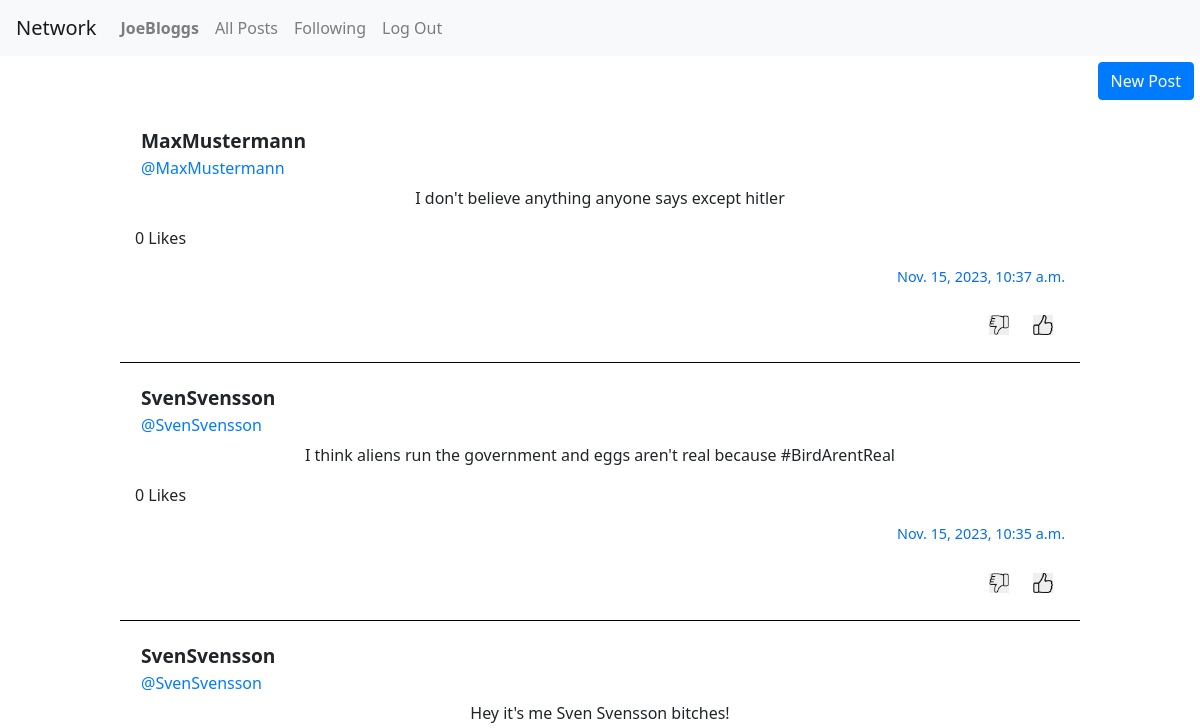
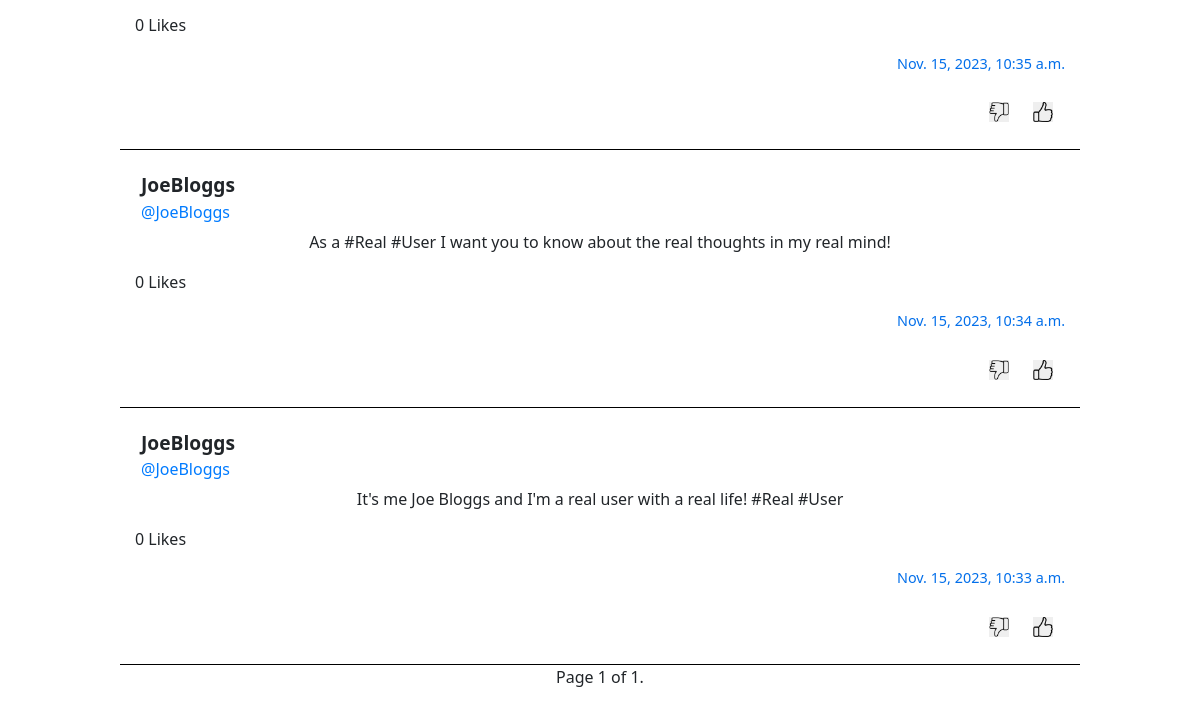
/ (signed in), run on an earlier commit of the app's database (2 pictures, top to bottom).
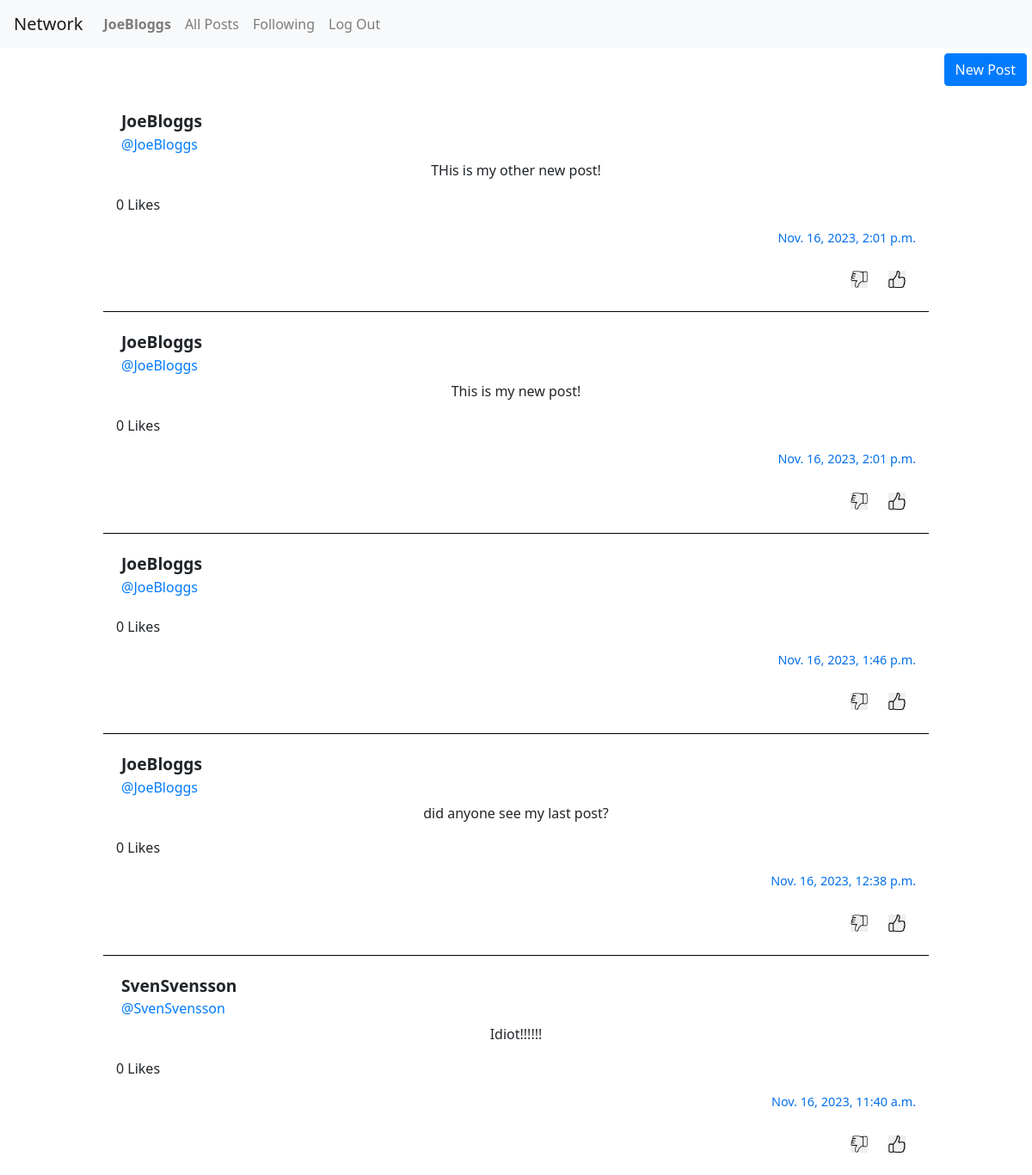
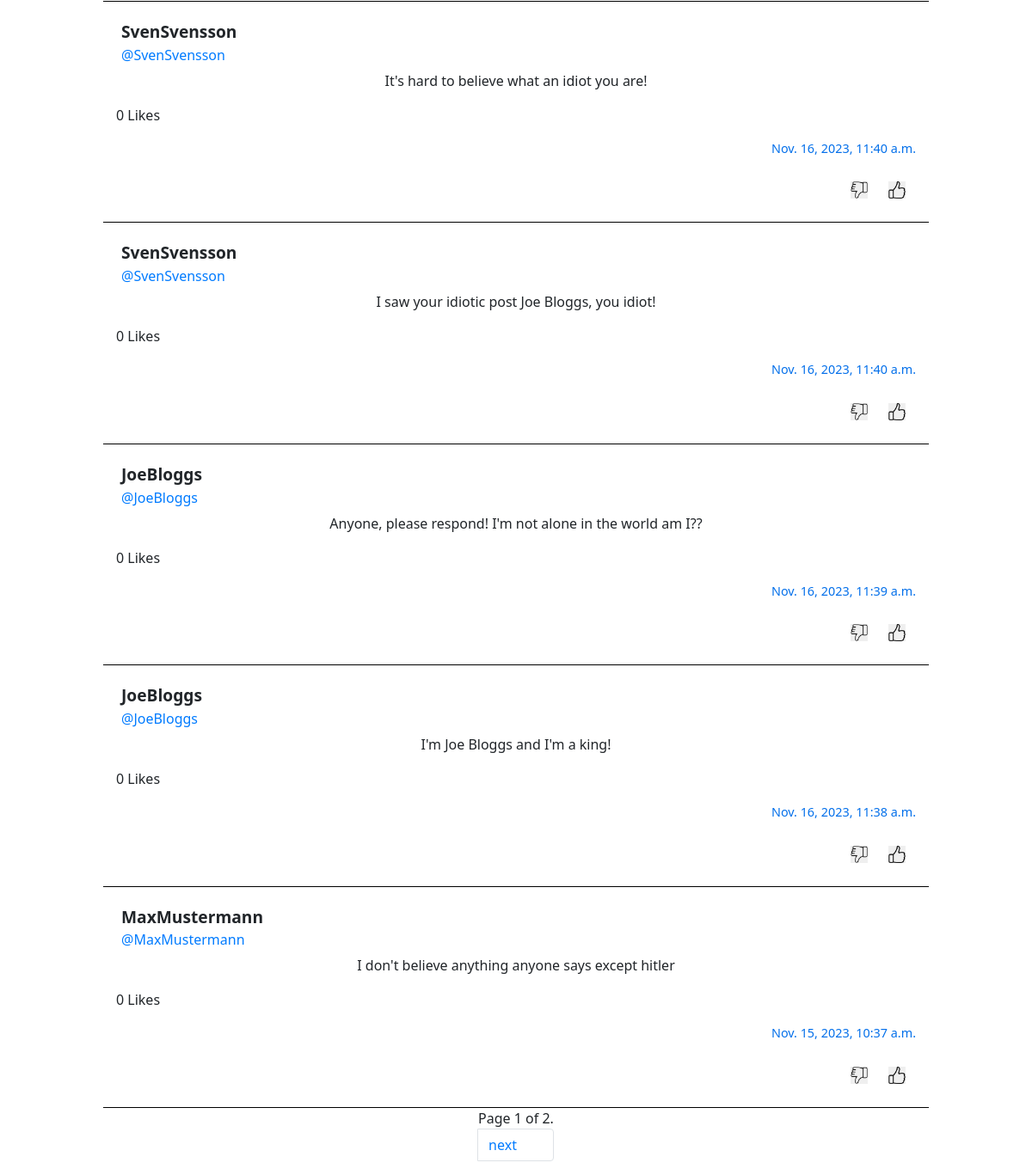
And on a later commit of the database (2 pictures, top to bottom).
### network/models.py (models this page shows)
class Post(models.Model):
    user = models.ForeignKey("User", on_delete=models.CASCADE, related_name="posts")
    body = models.TextField(blank=True)
    timestamp = models.DateTimeField(auto_now_add=True)
    likes = models.ManyToManyField("User", blank=True, related_name="liked_posts")

class User(AbstractUser):
    following = models.ManyToManyField("self", symmetrical=False, blank=True,related_name="followers")

### network/views.py (the view)
# urls.py: path("", views.index, name="index"),
def index(request):
        if request.user.is_authenticated:
            current_user = request.user
            current_user_likes = Post.objects.filter(likes = current_user)
            posts = Post.objects.all().order_by('-timestamp')
            paginator = Paginator(posts, 10) # 10 posts per page
            page_number = request.GET.get('page')
            page_obj = paginator.get_page(page_number)
            return render(request, "network/index.html", {
                "page_obj": page_obj,
                "current_user": current_user,
                "current_user_likes": current_user_likes
            })
        else:
            return render(request, "network/index.html")

### network/templates/network/index.html (shortened to what this page needs)
{% extends "network/layout.html" %}
{% load static %}
{% block body %}
   {% if user.is_authenticated %}
   <div class="button-container" id="new-post">
    <button type="button" class="btn btn-primary" id="new-post-button">New Post</button>
   </div>
    {% endif %}
    {% for post in page_obj %}
        <div id="{{ post.id }}" class="post-container">
            <div class="post-header">
                <div class="user-header">
                    <strong class="post-username">{{ post.user }}</strong>
                <a class="nav-link active user-profile" href="/profile/{{ post.user }}">@{{ post.user }}</a>
                </div>
            </div>
            <p id="post-body" class="post-body">{{ post.body }}
            </p>
            <p id="post-likes" class="post-likes">{{ post.likes.count }} Likes</p>
            <p class="post-timestamp">{{ post.timestamp }}</p>
            <div class="button-container">
                <div class="individual-button">
                    <button class="unlike-post-button">
                        <img class="icon" src="{% static 'network/unlike.png' %}">
                    </button>
                </div>
                <div class="individual-button">
                    <button type="button" class="like-post-button">
                        <img class="icon" src="{% static 'network/like.png' %}">
                    </button>
                </div>
             </div>
        </div>
    {% endfor %}
    <ul class="pagination">
        <span class="current">
            Page {{ page_obj.number }} of {{ page_obj.paginator.num_pages }}.
        </span>
            {% if page_obj.has_next %}
            <li class="page-item">
                <a class="page-link" href="?page={{ page_obj.next_page_number }}">next</a>
            </li>
            {% endif %}
    </ul>
{% endblock %}

What changed in the data, as far as the page shows it:
no longer on this page (row edited): Post: user "SvenSvensson", body "I think aliens run the government and eggs aren't real because #BirdArentReal", likes.count "0", timestamp "Nov. 15, 2023, 10:35 a.m."
no longer on this page (row edited): Post: user "SvenSvensson", body "Hey it's me Sven Svensson bitches!", likes.count "0", timestamp "Nov. 15, 2023, 10:35 a.m."
no longer on this page (row edited): Post: user "JoeBloggs", body "As a #Real #User I want you to know about the real thoughts in my real mind!", likes.count "0", timestamp "Nov. 15, 2023, 10:34 a.m."
no longer on this page (row edited): Post: user "JoeBloggs", body "It's me Joe Bloggs and I'm a real user with a real life! #Real #User", likes.count "0", timestamp "Nov. 15, 2023, 10:33 a.m."
added Post: user "JoeBloggs", body "THis is my other new post!", likes.count "0", timestamp "Nov. 16, 2023, 2:01 p.m."
added Post: user "JoeBloggs", body "This is my new post!", likes.count "0", timestamp "Nov. 16, 2023, 2:01 p.m."
added Post: user "JoeBloggs", likes.count "0", timestamp "Nov. 16, 2023, 1:46 p.m."
added Post: user "JoeBloggs", body "did anyone see my last post?", likes.count "0", timestamp "Nov. 16, 2023, 12:38 p.m."
added Post: user "SvenSvensson", body "Idiot!!!!!!", likes.count "0", timestamp "Nov. 16, 2023, 11:40 a.m."
added Post: user "SvenSvensson", body "It's hard to believe what an idiot you are!", likes.count "0", timestamp "Nov. 16, 2023, 11:40 a.m."
added Post: user "SvenSvensson", body "I saw your idiotic post Joe Bloggs, you idiot!", likes.count "0", timestamp "Nov. 16, 2023, 11:40 a.m."
added Post: user "JoeBloggs", body "Anyone, please respond! I'm not alone in the world am I??", likes.count "0", timestamp "Nov. 16, 2023, 11:39 a.m."
added Post: user "JoeBloggs", body "I'm Joe Bloggs and I'm a king!", likes.count "0", timestamp "Nov. 16, 2023, 11:38 a.m."
Also different on the page:
{{ page_obj.paginator.num_pages }}: "1" → "2"
text now shown: "next"
